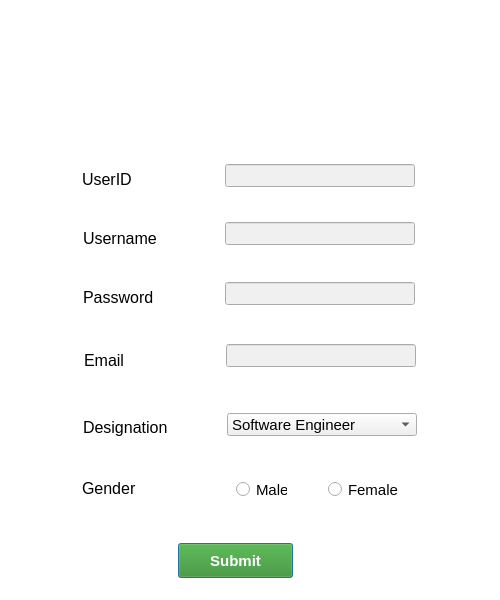
<?xml version="1.0" encoding="UTF-8"?>
<ui version="4.0">
 <class>window_title</class>
 <widget class="QDialog" name="window_title">
  <property name="geometry">
   <rect>
    <x>0</x>
    <y>0</y>
    <width>500</width>
    <height>600</height>
   </rect>
  </property>
  <property name="palette">
   <palette>
    <active>
     <colorrole role="Button">
      <brush brushstyle="SolidPattern">
       <color alpha="255">
        <red>255</red>
        <green>255</green>
        <blue>255</blue>
       </color>
      </brush>
     </colorrole>
     <colorrole role="Base">
      <brush brushstyle="SolidPattern">
       <color alpha="255">
        <red>255</red>
        <green>255</green>
        <blue>255</blue>
       </color>
      </brush>
     </colorrole>
     <colorrole role="Window">
      <brush brushstyle="SolidPattern">
       <color alpha="255">
        <red>255</red>
        <green>255</green>
        <blue>255</blue>
       </color>
      </brush>
     </colorrole>
    </active>
    <inactive>
     <colorrole role="Button">
      <brush brushstyle="SolidPattern">
       <color alpha="255">
        <red>255</red>
        <green>255</green>
        <blue>255</blue>
       </color>
      </brush>
     </colorrole>
     <colorrole role="Base">
      <brush brushstyle="SolidPattern">
       <color alpha="255">
        <red>255</red>
        <green>255</green>
        <blue>255</blue>
       </color>
      </brush>
     </colorrole>
     <colorrole role="Window">
      <brush brushstyle="SolidPattern">
       <color alpha="255">
        <red>255</red>
        <green>255</green>
        <blue>255</blue>
       </color>
      </brush>
     </colorrole>
    </inactive>
    <disabled>
     <colorrole role="Button">
      <brush brushstyle="SolidPattern">
       <color alpha="255">
        <red>255</red>
        <green>255</green>
        <blue>255</blue>
       </color>
      </brush>
     </colorrole>
     <colorrole role="Base">
      <brush brushstyle="SolidPattern">
       <color alpha="255">
        <red>255</red>
        <green>255</green>
        <blue>255</blue>
       </color>
      </brush>
     </colorrole>
     <colorrole role="Window">
      <brush brushstyle="SolidPattern">
       <color alpha="255">
        <red>255</red>
        <green>255</green>
        <blue>255</blue>
       </color>
      </brush>
     </colorrole>
    </disabled>
   </palette>
  </property>
  <property name="windowTitle">
   <string>Registration Form</string>
  </property>
  <property name="styleSheet">
   <string notr="true">background-color: rgb(255, 255, 255);
background-color: rgb(255, 255, 255);</string>
  </property>
  <widget class="QLabel" name="userid_label">
   <property name="geometry">
    <rect>
     <x>82</x>
     <y>173</y>
     <width>60</width>
     <height>13</height>
    </rect>
   </property>
   <property name="font">
    <font>
     <pointsize>12</pointsize>
    </font>
   </property>
   <property name="text">
    <string>UserID</string>
   </property>
  </widget>
  <widget class="QLabel" name="username_label">
   <property name="geometry">
    <rect>
     <x>83</x>
     <y>228</y>
     <width>101</width>
     <height>21</height>
    </rect>
   </property>
   <property name="font">
    <font>
     <pointsize>12</pointsize>
    </font>
   </property>
   <property name="text">
    <string>Username</string>
   </property>
  </widget>
  <widget class="QLabel" name="password_label">
   <property name="geometry">
    <rect>
     <x>83</x>
     <y>289</y>
     <width>91</width>
     <height>16</height>
    </rect>
   </property>
   <property name="font">
    <font>
     <pointsize>12</pointsize>
    </font>
   </property>
   <property name="text">
    <string>Password</string>
   </property>
  </widget>
  <widget class="QLabel" name="email_label">
   <property name="geometry">
    <rect>
     <x>84</x>
     <y>352</y>
     <width>81</width>
     <height>16</height>
    </rect>
   </property>
   <property name="font">
    <font>
     <pointsize>12</pointsize>
    </font>
   </property>
   <property name="text">
    <string>Email</string>
   </property>
  </widget>
  <widget class="QLabel" name="branch_label">
   <property name="geometry">
    <rect>
     <x>83</x>
     <y>417</y>
     <width>101</width>
     <height>21</height>
    </rect>
   </property>
   <property name="font">
    <font>
     <pointsize>12</pointsize>
    </font>
   </property>
   <property name="text">
    <string>Designation</string>
   </property>
  </widget>
  <widget class="QLabel" name="gender_label">
   <property name="geometry">
    <rect>
     <x>82</x>
     <y>482</y>
     <width>60</width>
     <height>13</height>
    </rect>
   </property>
   <property name="font">
    <font>
     <pointsize>12</pointsize>
    </font>
   </property>
   <property name="text">
    <string>Gender</string>
   </property>
  </widget>
  <widget class="QLineEdit" name="userid_entry">
   <property name="geometry">
    <rect>
     <x>225</x>
     <y>164</y>
     <width>190</width>
     <height>23</height>
    </rect>
   </property>
   <property name="font">
    <font>
     <pointsize>11</pointsize>
    </font>
   </property>
   <property name="styleSheet">
    <string notr="true">background-color: rgb(240, 240, 240);</string>
   </property>
   <property name="maxLength">
    <number>15</number>
   </property>
  </widget>
  <widget class="QLineEdit" name="username_entry">
   <property name="geometry">
    <rect>
     <x>225</x>
     <y>222</y>
     <width>190</width>
     <height>23</height>
    </rect>
   </property>
   <property name="font">
    <font>
     <pointsize>11</pointsize>
    </font>
   </property>
   <property name="styleSheet">
    <string notr="true">background-color: rgb(240, 240, 240);
</string>
   </property>
   <property name="maxLength">
    <number>50</number>
   </property>
  </widget>
  <widget class="QLineEdit" name="password_entry">
   <property name="geometry">
    <rect>
     <x>225</x>
     <y>282</y>
     <width>190</width>
     <height>23</height>
    </rect>
   </property>
   <property name="font">
    <font>
     <pointsize>11</pointsize>
    </font>
   </property>
   <property name="whatsThis">
    <string/>
   </property>
   <property name="styleSheet">
    <string notr="true">background-color: rgb(240, 240, 240);</string>
   </property>
   <property name="maxLength">
    <number>20</number>
   </property>
   <property name="echoMode">
    <enum>QLineEdit::Normal</enum>
   </property>
  </widget>
  <widget class="QLineEdit" name="email_entry">
   <property name="geometry">
    <rect>
     <x>226</x>
     <y>344</y>
     <width>190</width>
     <height>23</height>
    </rect>
   </property>
   <property name="font">
    <font>
     <pointsize>11</pointsize>
    </font>
   </property>
   <property name="styleSheet">
    <string notr="true">background-color: rgb(240, 240, 240);</string>
   </property>
   <property name="maxLength">
    <number>50</number>
   </property>
  </widget>
  <widget class="QComboBox" name="branch_entry">
   <property name="geometry">
    <rect>
     <x>227</x>
     <y>413</y>
     <width>190</width>
     <height>23</height>
    </rect>
   </property>
   <property name="font">
    <font>
     <pointsize>11</pointsize>
     <weight>50</weight>
     <bold>false</bold>
    </font>
   </property>
   <property name="layoutDirection">
    <enum>Qt::LeftToRight</enum>
   </property>
   <property name="styleSheet">
    <string notr="true">background-color: rgb(240, 240, 240);
</string>
   </property>
   <item>
    <property name="text">
     <string>Software Engineer</string>
    </property>
   </item>
   <item>
    <property name="text">
     <string>HR</string>
    </property>
   </item>
   <item>
    <property name="text">
     <string>Business Analyst</string>
    </property>
   </item>
   <item>
    <property name="text">
     <string>Technical Support</string>
    </property>
   </item>
   <item>
    <property name="text">
     <string>Software Tester</string>
    </property>
   </item>
   <item>
    <property name="text">
     <string>Technical Sales</string>
    </property>
   </item>
   <item>
    <property name="text">
     <string>Project Manager</string>
    </property>
   </item>
   <item>
    <property name="text">
     <string>Web Developer</string>
    </property>
   </item>
   <item>
    <property name="text">
     <string>Network Engineer</string>
    </property>
   </item>
   <item>
    <property name="text">
     <string>Systems Analyst</string>
    </property>
   </item>
  </widget>
  <widget class="QRadioButton" name="gender_entry1">
   <property name="geometry">
    <rect>
     <x>236</x>
     <y>481</y>
     <width>51</width>
     <height>17</height>
    </rect>
   </property>
   <property name="font">
    <font>
     <pointsize>11</pointsize>
    </font>
   </property>
   <property name="text">
    <string>Male</string>
   </property>
  </widget>
  <widget class="QRadioButton" name="gender_entry2">
   <property name="geometry">
    <rect>
     <x>328</x>
     <y>481</y>
     <width>81</width>
     <height>17</height>
    </rect>
   </property>
   <property name="font">
    <font>
     <pointsize>11</pointsize>
    </font>
   </property>
   <property name="text">
    <string>Female</string>
   </property>
  </widget>
  <widget class="QPushButton" name="pushButton">
   <property name="geometry">
    <rect>
     <x>178</x>
     <y>543</y>
     <width>115</width>
     <height>35</height>
    </rect>
   </property>
   <property name="palette">
    <palette>
     <active>
      <colorrole role="WindowText">
       <brush brushstyle="SolidPattern">
        <color alpha="255">
         <red>255</red>
         <green>255</green>
         <blue>255</blue>
        </color>
       </brush>
      </colorrole>
      <colorrole role="Button">
       <brush brushstyle="SolidPattern">
        <color alpha="255">
         <red>50</red>
         <green>139</green>
         <blue>26</blue>
        </color>
       </brush>
      </colorrole>
      <colorrole role="Text">
       <brush brushstyle="SolidPattern">
        <color alpha="255">
         <red>255</red>
         <green>255</green>
         <blue>255</blue>
        </color>
       </brush>
      </colorrole>
      <colorrole role="ButtonText">
       <brush brushstyle="SolidPattern">
        <color alpha="255">
         <red>255</red>
         <green>255</green>
         <blue>255</blue>
        </color>
       </brush>
      </colorrole>
      <colorrole role="Base">
       <brush brushstyle="SolidPattern">
        <color alpha="255">
         <red>50</red>
         <green>139</green>
         <blue>26</blue>
        </color>
       </brush>
      </colorrole>
      <colorrole role="Window">
       <brush brushstyle="SolidPattern">
        <color alpha="255">
         <red>50</red>
         <green>139</green>
         <blue>26</blue>
        </color>
       </brush>
      </colorrole>
     </active>
     <inactive>
      <colorrole role="WindowText">
       <brush brushstyle="SolidPattern">
        <color alpha="255">
         <red>255</red>
         <green>255</green>
         <blue>255</blue>
        </color>
       </brush>
      </colorrole>
      <colorrole role="Button">
       <brush brushstyle="SolidPattern">
        <color alpha="255">
         <red>50</red>
         <green>139</green>
         <blue>26</blue>
        </color>
       </brush>
      </colorrole>
      <colorrole role="Text">
       <brush brushstyle="SolidPattern">
        <color alpha="255">
         <red>255</red>
         <green>255</green>
         <blue>255</blue>
        </color>
       </brush>
      </colorrole>
      <colorrole role="ButtonText">
       <brush brushstyle="SolidPattern">
        <color alpha="255">
         <red>255</red>
         <green>255</green>
         <blue>255</blue>
        </color>
       </brush>
      </colorrole>
      <colorrole role="Base">
       <brush brushstyle="SolidPattern">
        <color alpha="255">
         <red>50</red>
         <green>139</green>
         <blue>26</blue>
        </color>
       </brush>
      </colorrole>
      <colorrole role="Window">
       <brush brushstyle="SolidPattern">
        <color alpha="255">
         <red>50</red>
         <green>139</green>
         <blue>26</blue>
        </color>
       </brush>
      </colorrole>
     </inactive>
     <disabled>
      <colorrole role="WindowText">
       <brush brushstyle="SolidPattern">
        <color alpha="255">
         <red>255</red>
         <green>255</green>
         <blue>255</blue>
        </color>
       </brush>
      </colorrole>
      <colorrole role="Button">
       <brush brushstyle="SolidPattern">
        <color alpha="255">
         <red>50</red>
         <green>139</green>
         <blue>26</blue>
        </color>
       </brush>
      </colorrole>
      <colorrole role="Text">
       <brush brushstyle="SolidPattern">
        <color alpha="255">
         <red>255</red>
         <green>255</green>
         <blue>255</blue>
        </color>
       </brush>
      </colorrole>
      <colorrole role="ButtonText">
       <brush brushstyle="SolidPattern">
        <color alpha="255">
         <red>255</red>
         <green>255</green>
         <blue>255</blue>
        </color>
       </brush>
      </colorrole>
      <colorrole role="Base">
       <brush brushstyle="SolidPattern">
        <color alpha="255">
         <red>50</red>
         <green>139</green>
         <blue>26</blue>
        </color>
       </brush>
      </colorrole>
      <colorrole role="Window">
       <brush brushstyle="SolidPattern">
        <color alpha="255">
         <red>50</red>
         <green>139</green>
         <blue>26</blue>
        </color>
       </brush>
      </colorrole>
     </disabled>
    </palette>
   </property>
   <property name="font">
    <font>
     <pointsize>11</pointsize>
     <weight>75</weight>
     <bold>true</bold>
    </font>
   </property>
   <property name="cursor">
    <cursorShape>PointingHandCursor</cursorShape>
   </property>
   <property name="styleSheet">
    <string notr="true">background-color: rgb(50, 139, 26);
color: rgb(255, 255, 255);</string>
   </property>
   <property name="text">
    <string>Submit</string>
   </property>
  </widget>
  <widget class="QLabel" name="label">
   <property name="geometry">
    <rect>
     <x>104</x>
     <y>20</y>
     <width>281</width>
     <height>121</height>
    </rect>
   </property>
   <property name="styleSheet">
    <string notr="true">image: url(:/newPrefix/reg.png);</string>
   </property>
   <property name="text">
    <string/>
   </property>
  </widget>
 </widget>
 <resources>
  <include location="test.qrc"/>
 </resources>
 <connections/>
</ui>
